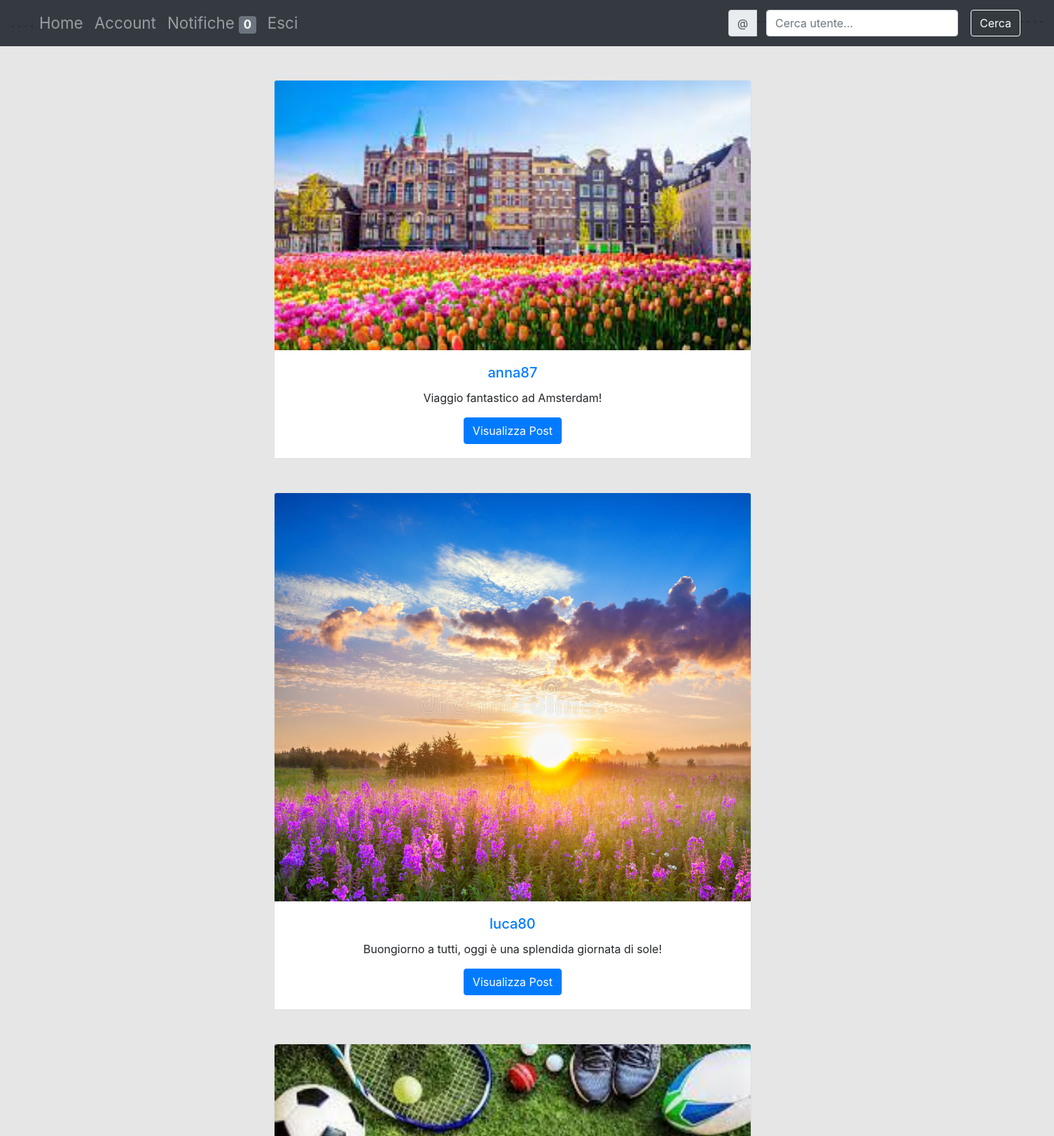
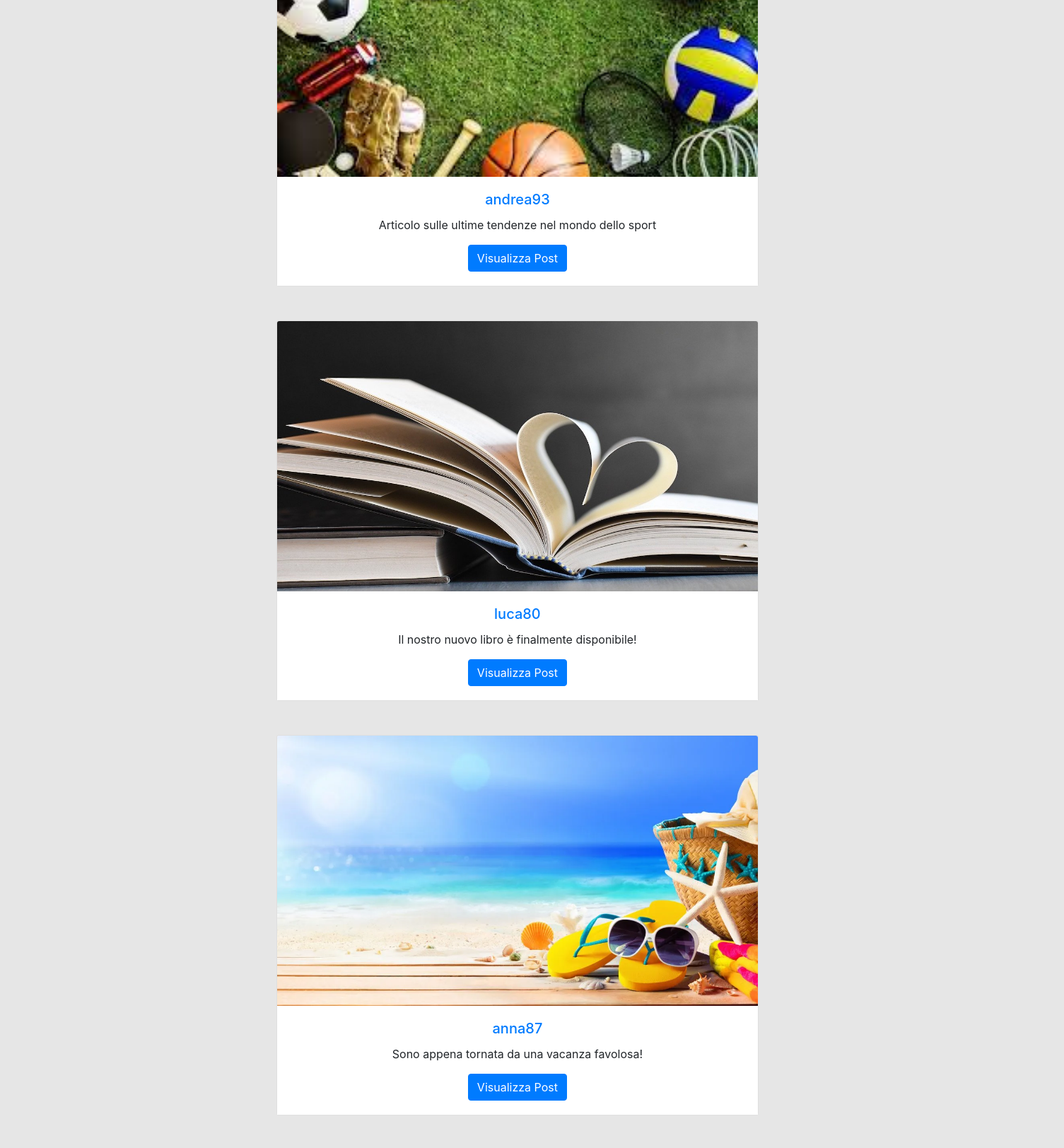
The page /php/home.php (signed in, upper part) on the database its author committed (2 pictures, top to bottom).
### tables this page shows
CREATE TABLE post (
    idPost                       INT                 NOT NULL    AUTO_INCREMENT,
    data                         DATETIME            NOT NULL,   
    descrizione                  VARCHAR(255),
    fkProfilo                    INT                 NOT NULL,
    tipoPost                     ENUM('N', 'P') NOT NULL DEFAULT 'N',    	  
    prezzo                       DECIMAL DEFAULT 0,
    FOREIGN KEY(fkProfilo) REFERENCES profilo(idProfilo) ON DELETE CASCADE ON UPDATE CASCADE,
    PRIMARY KEY(idPost)
);

CREATE TABLE profilo (
    idProfilo                   INT                 NOT NULL    AUTO_INCREMENT, 
    username                    VARCHAR(20)         NOT NULL    UNIQUE,   
    password                    VARCHAR(255)         NOT NULL ,
    email                       VARCHAR(255)         NOT NULL ,
    dataIscrizione              DATETIME            NOT NULL,
    ultimoAccesso               DATETIME,
    biografia                   VARCHAR(255), 
    visibilitaAccount           ENUM('T', 'A') DEFAULT 'T',                 
    indirizzo                   VARCHAR(100),         
    numeroTelefono              VARCHAR(20),
    professione                 VARCHAR(255),
    PRIMARY KEY(idProfilo)
);

### php/query.php (called while the page is built, shortened)
<?php
	function descrizionePost($id){
		include 'connessione.php';
		$query = "SELECT descrizione FROM post WHERE idPost='$id'";
		if ($result = $db_conn->query($query)) {
			if ($result->num_rows == 1) {
				$row = $result->fetch_assoc();
				return $row['descrizione'];
			} else {
				return "";
			}
		} else {
			return "";
		}
	}
	function idProfiloAutorePost($id){
		include 'connessione.php';
		$query = "SELECT fkProfilo FROM post WHERE idPost='$id'";
		if ($result = $db_conn->query($query)) {
			if ($result->num_rows == 1) {
				$row = $result->fetch_assoc();
				return $row['fkProfilo'];
			} else {
				return "";
			}
		} else {
			return "";
		}
	}
	function idProfiloToUsername($id){
		include 'connessione.php';
		$query = "SELECT username FROM profilo WHERE idProfilo='$id'";
		if ($result = $db_conn->query($query)) {
			if ($result->num_rows == 1) {
				$row = $result->fetch_assoc();
				return $row['username'];
			} else {
				return "";
			}
		} else {
			return "";
		}
	}
?>

### php/home.php (the view, shortened to what this page needs)
<?php
include 'connessione.php';
include 'query.php';
?>
<!DOCTYPE html>
<html>
<head>
    <link rel="stylesheet" href="https://maxcdn.bootstrapcdn.com/bootstrap/4.0.0/css/bootstrap.min.css">
    <link rel="stylesheet" href="../css/home.css">
</head>
<body>
    <?php
    include 'header.php';
    stampa10Post();
    ?> <div id="post-container"> </div> <?php
    $mostraForm = true;
    if ($mostraForm) {
    if (count($_SESSION['array']) > 0) {
            echo "<br><br><br><div class='container'><div class='row'><div class='col text-center'>
            <form method='post' id='mostraPostForm'>
                <input type='hidden' name='mostra' value='my_fmostraPost'>
                <button type='button' class='btn btn-primary' onclick='mostraPost()'>Carica altri post</button>
            </form>
        </div></div></div><br><br><br>";
        }
    }
    ?>
</body>
</html>
<?php
function stampa10Post()
{
    $first_10_post_ids = array_slice($_SESSION['array'], 0, 10);
    foreach ($first_10_post_ids as $post_id) {
        echo "<div class='container-fluid mt-5 text-center'><div class='row justify-content-center'><div class='col-md-2'></div>
        <div class='col-md-8'><div><div class='card'>
        <img class='card-img-top'" . convertToUrl($post_id) . "alt='Post'>
        <div class='card-body custom-bg'>
        <h5 class='card-title'><a href='paginaUtente.php?id=". idProfiloAutorePost($post_id) ."'>" . idProfiloToUsername(idProfiloAutorePost($post_id)) . "</a></h5>
        <p class='card-text'>" . descrizionePost($post_id) . "</p>
        <form method='post' action='visualizzaPostUtente.php'>
            <input type='hidden' name='id_post' value='" . $post_id . "'>
            <button type='submit' class='btn btn-primary'>Visualizza Post</button>
        </form>
        </div></div></div></div></div></div>";
    }
}
function convertToUrl($id)
{
    $folder = '../img/post/';
    $pattern = $folder . $id . '*';
    $files = glob($pattern);
    if (count($files) > 0) {
        foreach ($files as $file) {
            return ' src="' . $file . '"';
        }
    }
}
?>

### css/home.css (style rules this page uses)
.card { width: 70%; }
.card-img-top { display: flex; align-items: center; justify-content: center; text-align: center; }

### php/home.php (style rules this page uses)
body { background-color: #E6E6E6; }
.custom-bg { background-color: #FFFFFF; }

### rows shown on the page
post: fkProfilo.username "anna87", descrizione "Viaggio fantastico ad Amsterdam!"
post: fkProfilo.username "luca80", descrizione "Buongiorno a tutti, oggi è una splendida giornata di sole!"
post: fkProfilo.username "andrea93", descrizione "Articolo sulle ultime tendenze nel mondo dello sport"
post: fkProfilo.username "luca80", descrizione "Il nostro nuovo libro è finalmente disponibile!"
post: fkProfilo.username "anna87", descrizione "Sono appena tornata da una vacanza favolosa!"

### other values the page prints
$num_notifiche "0"
